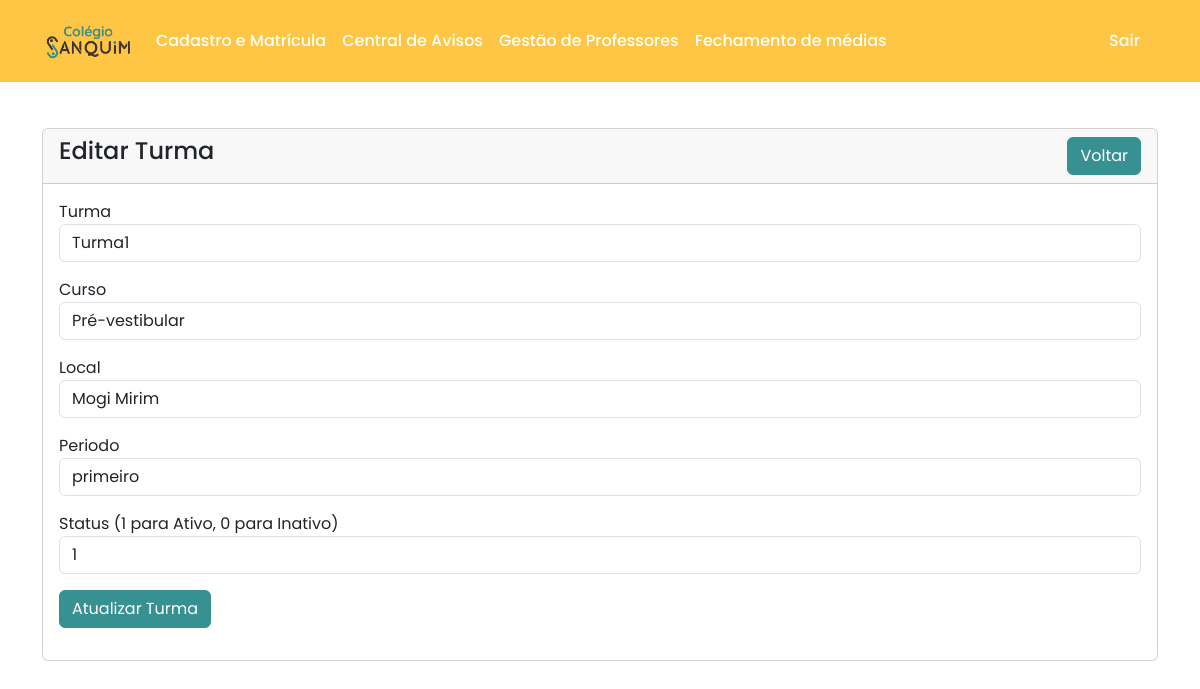
The page /Adm/phpAdm/turma-edit.php?id=11 on the database its author committed.
### tables this page shows
CREATE TABLE `turmas` (
  `id` int(11) NOT NULL,
  `nome_turma` varchar(50) NOT NULL,
  `curso` varchar(50) NOT NULL,
  `local` varchar(50) NOT NULL,
  `periodo` varchar(50) NOT NULL,
  `status` int(11) NOT NULL
);

### Adm/phpAdm/turma-edit.php (the view, shortened to what this page needs)
<?php
require 'conexao2.php';
?>
<!doctype html>
<html lang="pt-BR">
  <head>
    <link href="https://cdn.jsdelivr.net/npm/bootstrap@5.3.3/dist/css/bootstrap.min.css" rel="stylesheet">
  </head>
  <body>
    <?php
    include 'masterAdm.php';
    ?>
      <div class="container mt-5">
        <div class="row">
            <div class="col-md-12">
                <div class="card">
                    <div class="card-header">
                        <h4>Editar Turma
                            <a href="index-turmas.php" class="btn btn-custom float-end">Voltar</a>
                        </h4>
                    </div>
                    <div class="card-body">
                    <?php
                    if (isset($_GET['id'])){
                        $turma_id = mysqli_real_escape_string($conexao, $_GET['id']);
                        $sql = "SELECT * FROM turmas WHERE id='$turma_id'";
                        $query = mysqli_query($conexao, $sql);
                        if (mysqli_num_rows($query) > 0){
                            $turma = mysqli_fetch_array($query);
                    ?>
                        <form action="acoes-turma.php" method="POST">
                            <div class="mb-3">
                                <label>Turma</label>
                                <input type="text" name="turma" value="<?= $turma['nome_turma']; ?>" class="form-control" required>
                            </div>
                            <div class="mb-3">
                                <label>Curso</label>
                                <input type="text" name="curso" value="<?= $turma['curso']; ?>" class="form-control" required>
                            </div>
                            <div class="mb-3">
                                <label>Local</label>
                                <input type="text" name="local" value="<?= $turma['local']; ?>" class="form-control" required>
                            </div>
                            <div class="mb-3">
                                <label>Periodo</label>
                                <input type="text" name="periodo" value="<?= $turma['periodo']; ?>" class="form-control" required>
                            </div>
                            <div class="mb-3">
                                <label>Status (1 para Ativo, 0 para Inativo)</label>
                                <input type="number" name="status" value="<?= $turma['status']; ?>" class="form-control" required>
                            </div>
                            <div class="mb-3">
                                <button type="submit" name="update_turma" class="btn btn-custom">Atualizar Turma</button>
                            </div>
                        </form>
                        <?php
                        } else {
                            echo "<h5>Turma não encontrada  </h5>";
                        }
                    }
                        ?>
                    </div>
                </div>
            </div>
        </div>
      </div>
  </body>
</html>

### Adm/phpAdm/turma-edit.php (style rules this page uses)
.btn-custom { background-color: #379091; border-color: #379091; color: #fff; }

### rows shown on the page
turmas: turma "Turma1", curso "Pré-vestibular", local "Mogi Mirim", periodo "primeiro", status "1"
